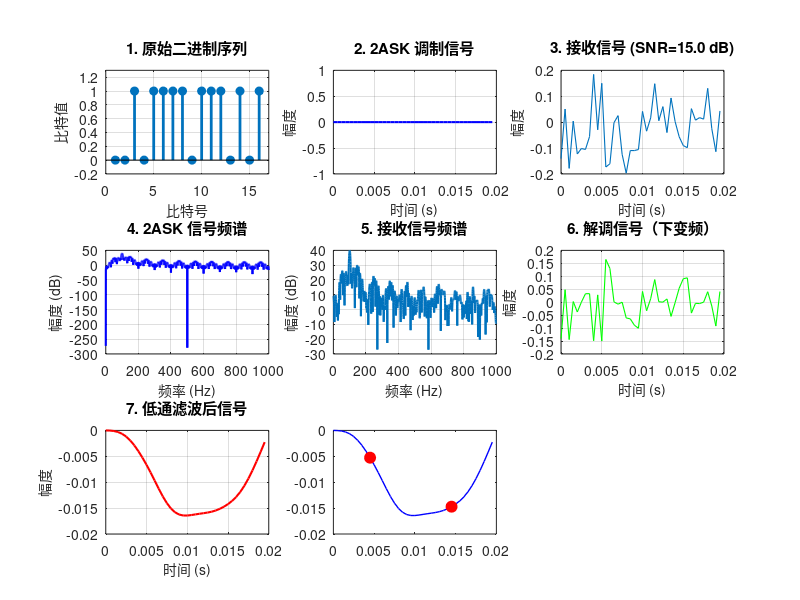

Recreate this plot in MATLAB. (Note: this script raises an error after producing the figure.)
%% 2ASK 调制详细分析（含频谱分析）
% 详细的2ASK调制、解调、频谱分析程序

clear all; close all; clc;

%% ===================== 参数设置 =====================
SNR = 15;               % 信噪比 (dB)
fc = 100;               % 载波频率 (Hz)
fs = 2000;              % 采样频率 (Hz)
Ts = 1/fs;              % 采样周期
Tb = 0.01;              % 比特周期 (s)
N = fs * Tb;            % 每个比特的采样点数
num_bits = 16;          % 比特数

fprintf('==================== 2ASK 调制分析 ====================\n');
fprintf('系统参数:\n');
fprintf('  载波频率 fc = %.0f Hz\n', fc);
fprintf('  采样频率 fs = %.0f Hz\n', fs);
fprintf('  比特周期 Tb = %.3f s\n', Tb);
fprintf('  比特率 = %.0f bps\n', 1/Tb);
fprintf('  SNR = %.1f dB\n', SNR);
fprintf('========================================================\n\n');

%% ===================== 生成信息序列 =====================
bit_sequence = randi([0, 1], 1, num_bits);
fprintf('信息序列: ');
fprintf('%d', bit_sequence);
fprintf('\n\n');

%% ===================== 2ASK 调制 =====================
% 幅度集: 0 -> 0V, 1 -> 1V
t_total = 0 : Ts : (num_bits * Tb) - Ts;
ask_signal = zeros(1, length(t_total));

for i = 1 : num_bits
    start_idx = (i-1) * N + 1;
    end_idx = i * N;
    amplitude = bit_sequence(i);  % 0 或 1
    carrier = amplitude * cos(2*pi*fc*t_total(start_idx:end_idx));
    ask_signal(start_idx:end_idx) = carrier;
end

%% ===================== 信道（加噪声） =====================
signal_power = mean(ask_signal.^2);
SNR_linear = 10^(SNR/10);
noise_power = signal_power / SNR_linear;
noise = sqrt(noise_power) * randn(1, length(ask_signal));
received_signal = ask_signal + noise;

%% ===================== 解调 =====================
% 方法1: 相干解调
demod_signal = received_signal .* cos(2*pi*fc*t_total);

% 低通滤波器设计（Butterworth）
cutoff_freq = 50;  % 截止频率
normalized_cutoff = cutoff_freq / (fs/2);
[b, a] = butter(4, normalized_cutoff);
filtered_signal = filter(b, a, demod_signal);

% 采样判决
decoded_bits = zeros(1, num_bits);
threshold = 0.5;

for i = 1 : num_bits
    start_idx = (i-1) * N + 1;
    end_idx = i * N;
    sample_value = mean(filtered_signal(start_idx:end_idx));
    if sample_value > threshold
        decoded_bits(i) = 1;
    else
        decoded_bits(i) = 0;
    end
end

% 计算错误率
bit_errors = sum(bit_sequence ~= decoded_bits);
BER = bit_errors / num_bits;

fprintf('解调序列: ');
fprintf('%d', decoded_bits);
fprintf('\n');
fprintf('比特错误: %d\n', bit_errors);
fprintf('BER: %.4f (%.2f%%)\n\n', BER, BER*100);

%% ===================== 绘图 =====================
figure('Position', [100, 50, 1400, 900]);

% 图1: 原始比特序列
subplot(3, 3, 1);
stem(1:num_bits, bit_sequence, 'filled', 'LineWidth', 2);
set(gca, 'XLim', [0, num_bits+1], 'YLim', [-0.2, 1.3]);
ylabel('比特值', 'FontSize', 10);
xlabel('比特号', 'FontSize', 10);
title('1. 原始二进制序列', 'FontSize', 11, 'FontWeight', 'bold');
grid on;

% 图2: 调制信号（无噪声）
subplot(3, 3, 2);
t_short = t_total(1:min(2*N, length(t_total)));
sig_short = ask_signal(1:length(t_short));
plot(t_short, sig_short, 'b-', 'LineWidth', 1.5);
xlabel('时间 (s)', 'FontSize', 10);
ylabel('幅度', 'FontSize', 10);
title('2. 2ASK 调制信号', 'FontSize', 11, 'FontWeight', 'bold');
grid on;

% 图3: 接收信号（含噪声）
subplot(3, 3, 3);
rec_short = received_signal(1:length(t_short));
plot(t_short, rec_short, 'LineWidth', 0.8);
xlabel('时间 (s)', 'FontSize', 10);
ylabel('幅度', 'FontSize', 10);
title(sprintf('3. 接收信号 (SNR=%.1f dB)', SNR), 'FontSize', 11, 'FontWeight', 'bold');
grid on;

% 图4: 调制信号的频谱
subplot(3, 3, 4);
nfft = 2^12;
freq = linspace(0, fs, nfft);
ask_fft = 20*log10(abs(fft(ask_signal, nfft)) + eps);
plot(freq(1:nfft/2), ask_fft(1:nfft/2), 'b-', 'LineWidth', 1.5);
xlabel('频率 (Hz)', 'FontSize', 10);
ylabel('幅度 (dB)', 'FontSize', 10);
title('4. 2ASK 信号频谱', 'FontSize', 11, 'FontWeight', 'bold');
grid on;
set(gca, 'XLim', [0, fs/2]);

% 图5: 接收信号的频谱
subplot(3, 3, 5);
rec_fft = 20*log10(abs(fft(received_signal, nfft)) + eps);
plot(freq(1:nfft/2), rec_fft(1:nfft/2), 'LineWidth', 1.5);
xlabel('频率 (Hz)', 'FontSize', 10);
ylabel('幅度 (dB)', 'FontSize', 10);
title('5. 接收信号频谱', 'FontSize', 11, 'FontWeight', 'bold');
grid on;
set(gca, 'XLim', [0, fs/2]);

% 图6: 解调信号
subplot(3, 3, 6);
demod_short = demod_signal(1:length(t_short));
plot(t_short, demod_short, 'g-', 'LineWidth', 0.8);
xlabel('时间 (s)', 'FontSize', 10);
ylabel('幅度', 'FontSize', 10);
title('6. 解调信号（下变频）', 'FontSize', 11, 'FontWeight', 'bold');
grid on;

% 图7: 低通滤波后信号
subplot(3, 3, 7);
filt_short = filtered_signal(1:length(t_short));
plot(t_short, filt_short, 'r-', 'LineWidth', 1.5);
xlabel('时间 (s)', 'FontSize', 10);
ylabel('幅度', 'FontSize', 10);
title('7. 低通滤波后信号', 'FontSize', 11, 'FontWeight', 'bold');
grid on;

% 图8: 采样判决点
subplot(3, 3, 8);
t_eye = t_total(1:2*N);
sig_eye = filtered_signal(1:2*N);
plot(t_eye, sig_eye, 'b-', 'LineWidth', 1);
hold on;

% 画出采样点
for i = 1:2
    idx = (i-1)*N + round(N/2);
    if idx <= length(filtered_signal)
        plot(t_total(idx), filtered_signal(idx), 'ro', 'MarkerSize', 8, 'MarkerFaceColor', 'r');
    end
end

yline(threshold, '--k', 'LineWidth', 1.5, 'Alpha', 0.7);
ylabel('幅度', 'FontSize', 10);
xlabel('时间 (s)', 'FontSize', 10);
title('8. 采样判决', 'FontSize', 11, 'FontWeight', 'bold');
grid on;

% 图9: 序列对比
subplot(3, 3, 9);
comparison = [bit_sequence; decoded_bits];
bar([1:num_bits]' - 0.2, comparison(1, :)', 0.4, 'b', 'alpha', 0.7);
hold on;
bar([1:num_bits]' + 0.2, comparison(2, :)', 0.4, 'r', 'alpha', 0.7);
set(gca, 'XLim', [0.5, num_bits+0.5], 'YLim', [-0.2, 1.3]);
ylabel('比特值', 'FontSize', 10);
xlabel('比特号', 'FontSize', 10);
title(sprintf('9. 解调结果对比 (BER=%.2f%%)', BER*100), 'FontSize', 11, 'FontWeight', 'bold');
legend('原始', '解调', 'Location', 'best', 'FontSize', 9);
grid on;

sgtitle(['2ASK 调制与解调分析 - fc=', num2str(fc), 'Hz, SNR=', num2str(SNR), 'dB'], ...
    'FontSize', 13, 'FontWeight', 'bold');
